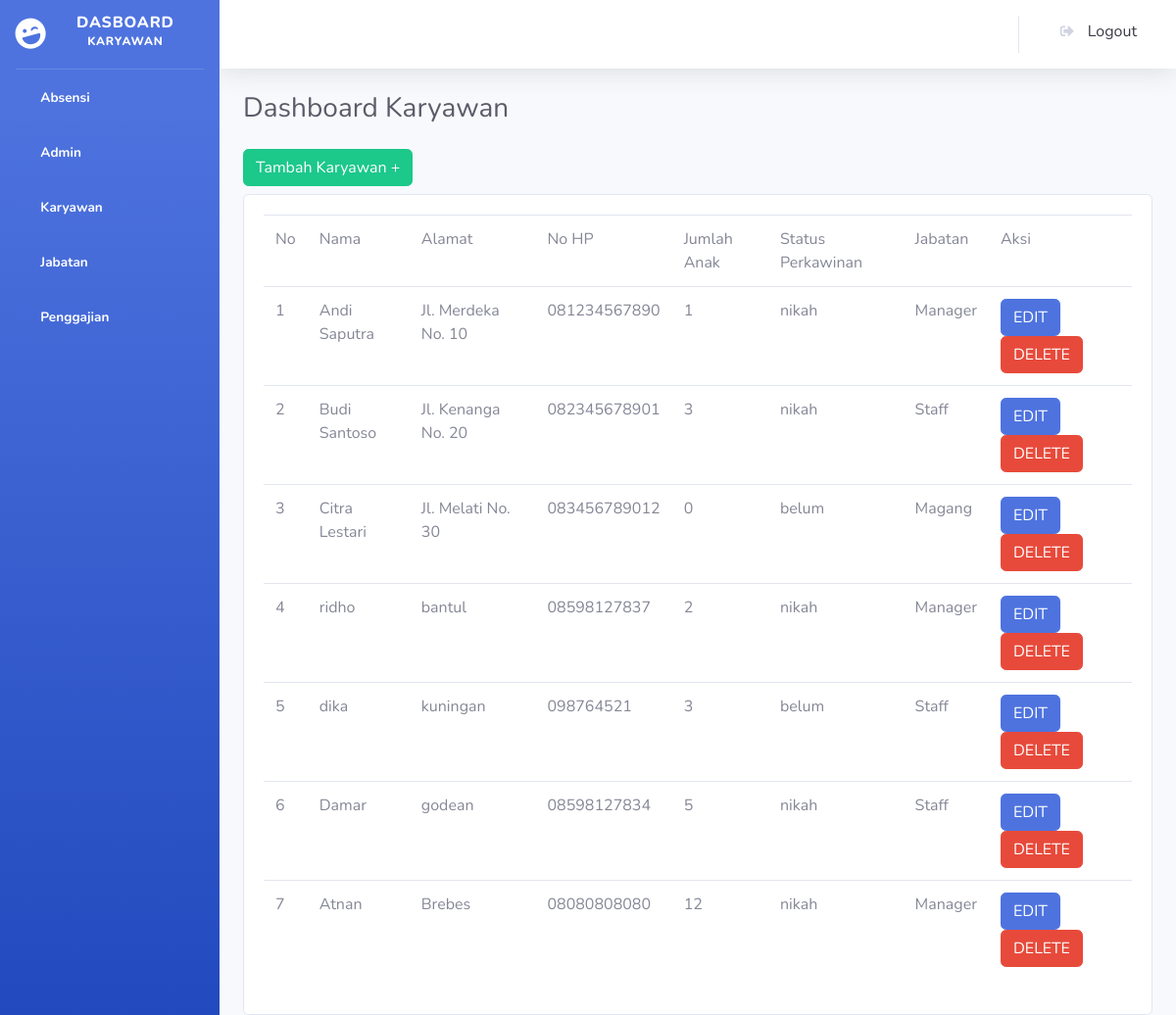
Page /petugas/index.php?page=karyawan on the committed database.
### tables this page shows
CREATE TABLE `karyawan` (
  `id_karyawan` int NOT NULL,
  `nama` varchar(100) DEFAULT NULL,
  `password` varchar(255) NOT NULL,
  `alamat` text,
  `no_hp` varchar(15) DEFAULT NULL,
  `jumlah_anak` int DEFAULT NULL,
  `status_perkawinan` enum('nikah','belum') DEFAULT NULL,
  `id_jabatan` int DEFAULT NULL
);

CREATE TABLE `jabatan` (
  `id_jabatan` int NOT NULL,
  `nama_jabatan` varchar(50) DEFAULT NULL,
  `gaji_pokok` decimal(10,2) DEFAULT NULL
);

### petugas/karyawan.php (the view, shortened to what this page needs)
<div class="d-sm-flex align-items-center justify-content-between mb-4">
    <h1 class="h3 mb-0 text-gray-800">Dashboard Karyawan</h1>
</div>
<a href="?page=tambah_karyawan" class="btn btn-success mb-2">Tambah Karyawan +</a>
<div class="card">
<div class="card-body">
    <table class="table">
        <tr>
            <td>No</td>
            <td>Nama</td>
            <td>Alamat</td>
            <td>No HP</td>
            <td>Jumlah Anak</td>
            <td>Status Perkawinan</td>
            <td>Jabatan</td>
            <td>Aksi</td>
        </tr>
        <?php
            $absen = $koneksi->prepare("CALL getKaryawan()");
            $absen->execute();
            foreach ($absen->fetchAll() as $no => $data):
        ?>
        <tr>
            <td><?= $no +1?></td>
            <td><?= $data['nama'] ?></td>
            <td><?= $data['alamat'] ?></td>
            <td><?= $data['no_hp'] ?></td>
            <td><?= $data['jumlah_anak'] ?></td>
            <td><?= $data['status_perkawinan'] ?></td>
            <td><?= $data['nama_jabatan'] ?></td>
            <td>
                <a href="?page=edit_karyawan&id=<?= $data['id_karyawan'] ?>" class="btn btn-primary">EDIT</a>
                <form action="../kontrol/kontrolKaryawan.php?aksi=delete" method="post" class="d-inline">
                    <button class="btn btn-danger" onclick="return confirm('Apakah anda yakin ingin menghapus data ini?')">DELETE</button>
                </form>
            </td>
        </tr>
        <?php
            endforeach
        ?>
    </table>
</div>
</div>

### rows in the picture
karyawan: nama "Andi Saputra", alamat "Jl. Merdeka No. 10", no_hp "081234567890", jumlah_anak "1", status_perkawinan "nikah", id_jabatan.nama_jabatan "Manager"
karyawan: nama "Budi Santoso", alamat "Jl. Kenanga No. 20", no_hp "082345678901", jumlah_anak "3", status_perkawinan "nikah", id_jabatan.nama_jabatan "Staff"
karyawan: nama "Citra Lestari", alamat "Jl. Melati No. 30", no_hp "083456789012", jumlah_anak "0", status_perkawinan "belum", id_jabatan.nama_jabatan "Magang"
karyawan: nama "ridho", alamat "bantul", no_hp "08598127837", jumlah_anak "2", status_perkawinan "nikah", id_jabatan.nama_jabatan "Manager"
karyawan: nama "dika", alamat "kuningan", no_hp "098764521", jumlah_anak "3", status_perkawinan "belum", id_jabatan.nama_jabatan "Staff"
karyawan: nama "Damar", alamat "godean", no_hp "08598127834", jumlah_anak "5", status_perkawinan "nikah", id_jabatan.nama_jabatan "Staff"
karyawan: nama "Atnan", alamat "Brebes", no_hp "08080808080", jumlah_anak "12", status_perkawinan "nikah", id_jabatan.nama_jabatan "Manager"
